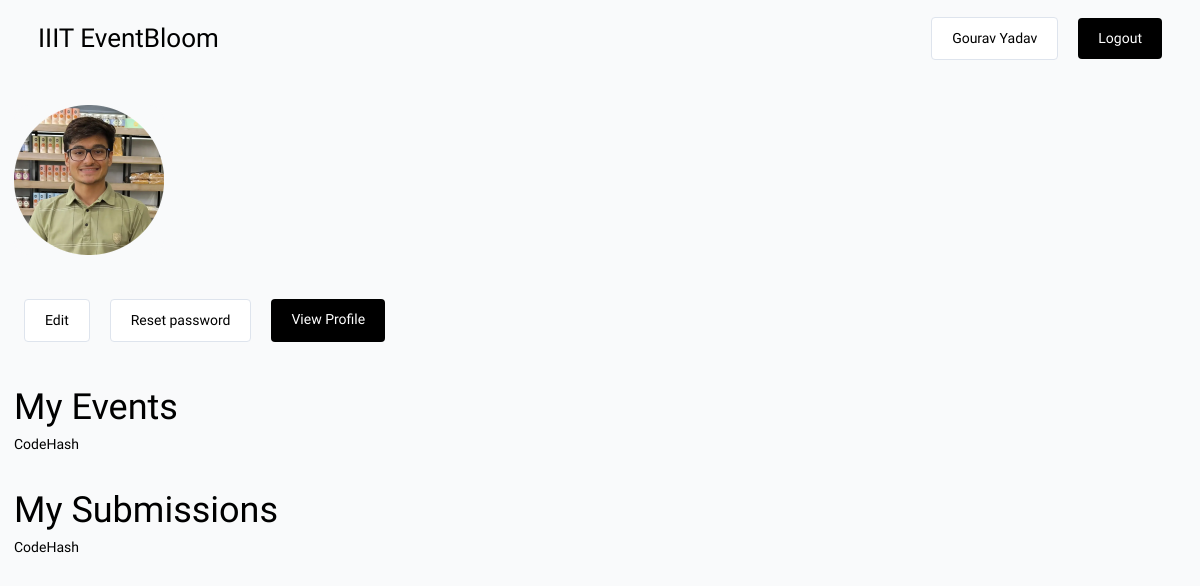
The page /account/ (signed in) on the database its author committed.
### base/models.py (models this page shows, shortened)
class User(AbstractUser):
    name = models.CharField(max_length=100, null=True)
    email = models.EmailField(unique=True, null=True)
    bio = models.TextField(null=True, blank=True)
    hackathon_participant = models.BooleanField(default=True, null=True)
    avatar = ResizedImageField(size=[300,300], default='avatar.png')
    id = models.UUIDField(default=uuid.uuid4, unique=True,
                          primary_key=True, editable=False)
    USERNAME_FIELD = 'email'
    REQUIRED_FIELDS = ['username']
    twitter = models.URLField(max_length=500, null=True, blank=True)
    linkedin = models.URLField(max_length=500, null=True, blank=True)
    website = models.URLField(max_length=500, null=True, blank=True)
    facebook = models.URLField(max_length=500, null=True, blank=True)
    github = models.URLField(max_length=500, null=True, blank=True)
    class Meta:
        ordering = ['avatar']

class Event(models.Model):
    name = models.CharField(max_length=200)
    preview = models.TextField(null=True, blank=True)
    description = models.TextField(null=True, blank=True)
    participants = models.ManyToManyField(User, blank=True, related_name='events')
    start_date = models.DateTimeField(null=True)
    end_date = models.DateTimeField(null=True)
    registration_deadline = models.DateTimeField(null=True)
    updated = models.DateTimeField(auto_now=True)
    created = models.DateTimeField(auto_now_add=True)
    id = models.UUIDField(default=uuid.uuid4, unique=True,
                          primary_key=True, editable=False)
    class Meta:
        ordering = ['-end_date']

class Submission(models.Model):
    participant = models.ForeignKey(User, on_delete=models.SET_NULL, null=True, related_name="submissions")
    event = models.ForeignKey(Event, on_delete=models.SET_NULL, null=True)
    details = models.TextField(null=True, blank=False)
    id = models.UUIDField(default=uuid.uuid4, unique=True,
                          primary_key=True, editable=False)

### base/views.py (the view)
# urls.py: path('account/', views.account_page, name="account"),
@login_required(login_url='/login')
def account_page(request):
    user = request.user
    context = {'user':user}
    return render(request, 'account.html', context)

### templates/account.html
{% extends 'main.html' %}
{% block content %}
    <div class="section">
        <img class="user--avatar--lg" src="{{user.avatar.url}}"/>
    </div>
    <div id="account--buttons">
        <a class="btn btn--secondary" href="{% url 'edit-account' %}">Edit</a>
        <a class="btn btn--secondary" href="{% url 'change-password' %}">Reset password</a>
        <a class="btn btn--primary" href="{% url 'profile' user.id %}">View Profile</a>
    </div>
    <div class="section">
        <h3>My Events</h3>
        {% for event in user.events.all %}
            <a href="{% url 'event' event.id %}">{{event.name}}</a>
        {% empty %}
            <p>You haven't registed for any events</p>
        {% endfor %}
    </div>
    <div class="section">
        <h3>My Submissions</h3>
        {% for sub in user.submissions.all %}
            <a href="{% url 'update-submission' sub.id %}">{{sub.event.name}}</a>
            {% empty %}
            <p>You dont haven't submitted any projects yet</p>
        {% endfor %}
    </div>
{% endblock content %}

### templates/navbar.html (shortened to what this page needs)
{% load static %}
<nav>
    <div id="logo--wrapper" style="display: flex; align-items: center;">
        <a href="{% url 'home' %}">
            <h4 id="logo--text" style="margin: 0;">IIIT EventBloom</h4>
        </a>
    </div>
    <div id="nav--col3">
        {% if request.user.is_authenticated %}
        <a class="btn btn--secondary" href="{% url 'account' %}">{{request.user.name}}</a>
        <a class="btn btn--primary" href="{% url 'logout' %}">Logout</a>
        {% else %}
        <a class="btn btn--secondary" href="{% url 'login' %}">Login</a>
        <a class="btn btn--primary" href="{% url 'register' %}">Register</a>
        {% endif %}
    </div>
</nav>

### static/css/main.css (style rules this page uses)
* { box-sizing: border-box; margin: 0; padding: 0; font-family: 'Readex Pro'; background-color: rgb(249, 250,251); line-height: 1.5em; color: #000; font-size: 14px; }
h1,h2,h3,h4,h5,h6 { font-weight: 500; }
h3 { font-size: 36px; }
h4 { font-size: 32px; }
a { text-decoration: none; }
.section { margin: 2em 0; }
.btn { padding: 10px 20px; border-radius: 4px; text-decoration: none; color: black; display: block; width: fit-content; margin: 10px; background-color: none; border: none; }
.btn--primary { background-color:#000; color: #fff; }
.btn--secondary { background-color:#fff; color: #000; border: 1px solid #DEE4ED; }
nav { display: flex; justify-content: space-between; align-items: center; width: 100%; padding: 0.5em 2em; }
nav a { text-decoration: none; color: black; margin: 0 10px; }
#logo--text { font-size: 26px; font-weight: 500; }
#nav--col3 { display: flex; justify-content: space-between; align-items: center; }
.user--avatar--lg { height: 150px; width: 150px; object-fit: cover; border-radius: 15px; margin: 0; padding: 0; line-height: 0; }
#account--buttons { display: flex; flex-wrap: wrap; }

### rows shown on the page
User: user.name "Gourav Yadav", avatar (picture)
Event: name "CodeHash"
Submission: event.name "CodeHash"
